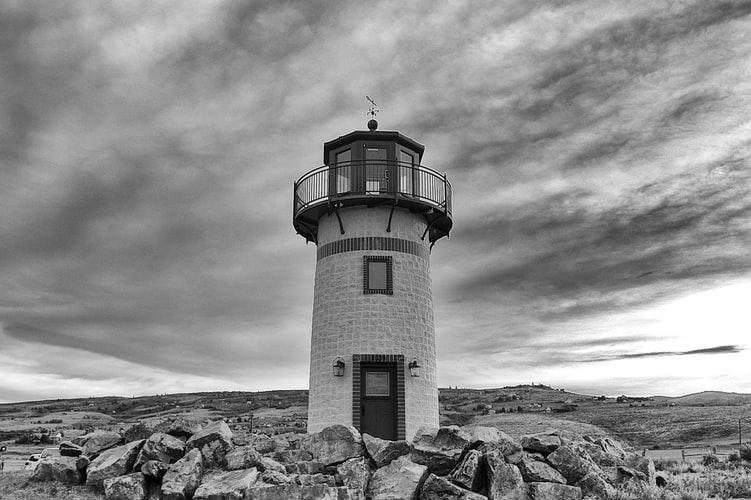
#> input picture new.jpg, 751 x 500 px
$ python -i detection.py   (imports and definitions only)
#> lines starting #> are read from the running program, lines starting #| are printed output that depends on the picture
from PIL import Image,ImageFilter
import numpy as np
import matplotlib.pyplot as plt
import matplotlib

from skimage.filters import roberts, sobel, sobel_h, sobel_v, scharr, \
    scharr_h, scharr_v, prewitt, prewitt_v, prewitt_h


class MyImage:

    def __init__(self,path):
#> called with path = '../new.jpg'
        self.original = Image.open(path)
#> self.original is the input picture: PIL image 751x500 L; min 0, max 255, mean 141.4
        self.image = self.original.convert(mode='L')
        self.image.save('./gray_saved.jpg')
        self.gray_path = './gray_saved.jpg'

    def return_tupled_image(self):
        return self.original,self.image,self.gray_path


    def apply_detector(self,detector_name):
        '''
        takes the type of the edge detector and the image
        returns ndarray of the image after applying the detector
        '''
        self.detected_img = detector_name(self.image)
        #self.detected_pil = Image.fromarray(self.detected_img)
        matplotlib.image.imsave('./detected.jpg',self.detected_img,cmap=plt.cm.gray)
        #self.detected_path = self.detected_pil.save('./detedted.png')
        return self.detected_img,'./detected.jpg'


    def noise_removal(self):
        '''
        returns a noise-free image(an image without noise)
        blur an image then apply minimum filter to it
        '''
        im1 = self.original.filter(ImageFilter.BLUR)
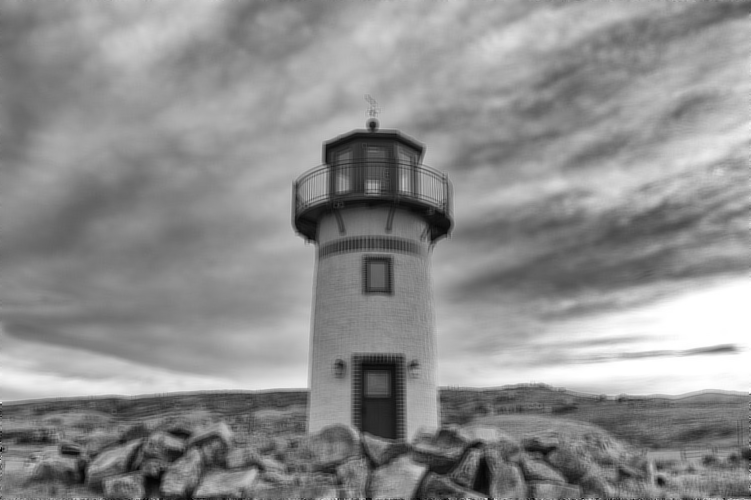
#> im1: PIL image 751x500 L; min 0, max 255, mean 141.4
        im2 = self.original.filter(ImageFilter.MinFilter(3))
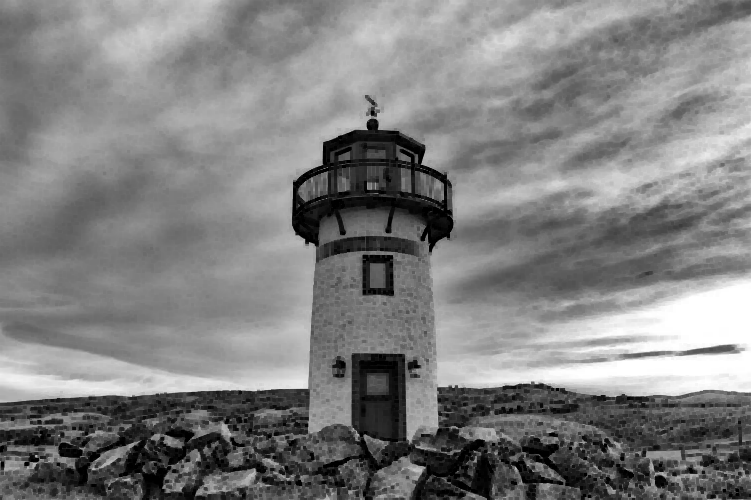
#> im2: PIL image 751x500 L; min 0, max 255, mean 127.3
        saved = im2.save('noise-free.png')
        return './noise-free.png'


def plot_img(img_list,titles):
    '''
        Takes a list of images and a list of titles for every image
        plot the images on a single page titled as ordered
    '''
    fig,ax = plt.subplots(ncols=len(img_list), sharex=True, sharey=True, figsize=(8, 4))
    for i,img in enumerate(img_list):
        ax[i].imshow(img, cmap=plt.cm.gray)
        ax[i].set_title(titles[i])
    for a in ax:
        a.axis('off')

    plt.tight_layout()
    plt.show()

>>> result = MyImage('../new.jpg').noise_removal()
